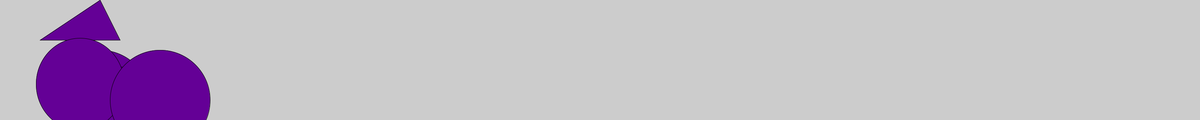
Frame 1 (no input)
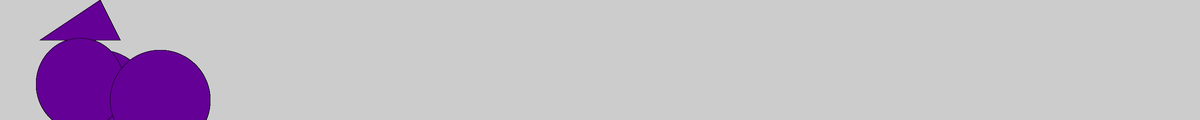
Frame 60 (the mouse pressed at the canvas centre just before this capture)
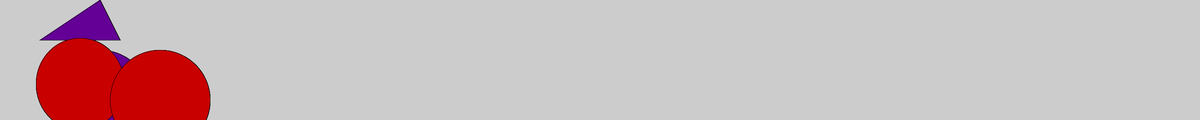
Frame 120 (the mouse held since frame 60 and released just before this capture)

The Processing sketch that drew these frames (run headless with seeded random() and noise(); from frame 60 on, the mouse is pressed at the canvas centre):

// Processing sketch: y_u_fat_oofoof
// ── y_u_fat_oofoof.pde
//bruh bruh//
void setup(){
size(3000,300);
}
void draw(){
fill(100,0,150);
ellipse(250,250,250,250);
rect(167,167,167,167);
fill(100,0,150);
triangle(250,0,100,100,300,100);
if(mousePressed){
  fill(200,0,0);
  print("y u fat ");
  println("oofoof");
}
ellipse(200,210,220,230);
ellipse(400,250,250,250);
}
